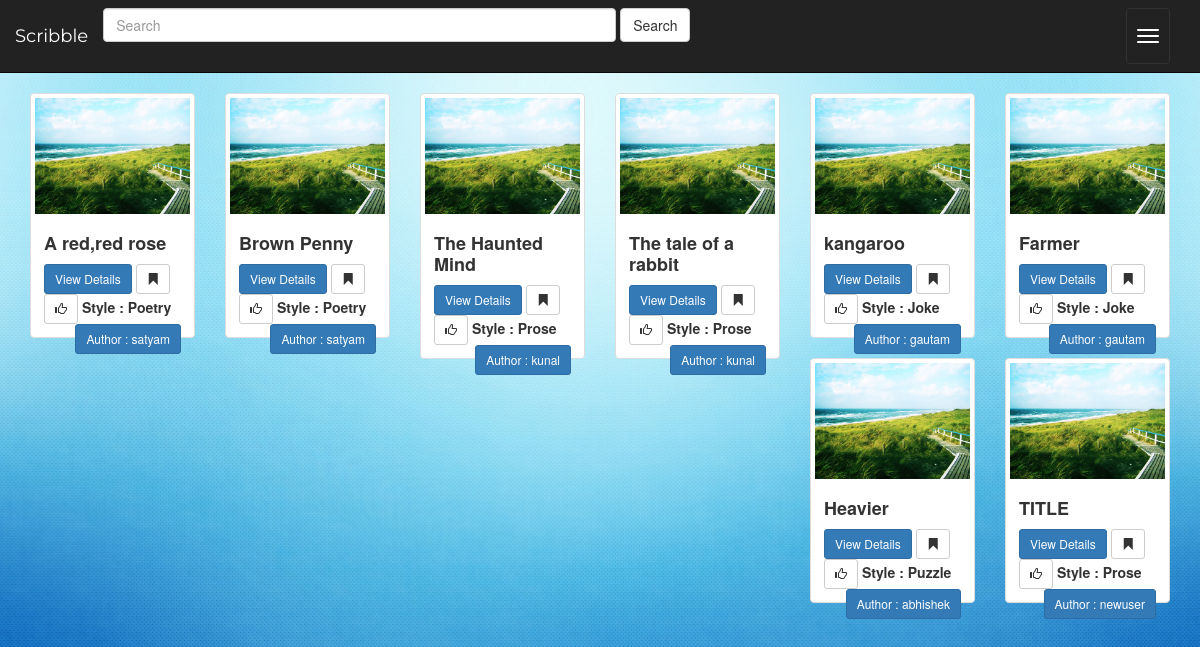
The page /entry/ (signed in) on the database its author committed.
### Entry/models.py (models this page shows, shortened)
class Entry(models.Model):
	entry_name=models.CharField(max_length=40)
	entry_description=models.CharField(max_length=5000,default='Empty')
	entry_style=models.ForeignKey(Writing_Style,on_delete=models.CASCADE)
	entry_genres=models.ManyToManyField(Genre)
	entry_writer_id=models.ForeignKey(User,on_delete=models.CASCADE)
	entry_release_date=models.DateTimeField(default=timezone.now,blank=True)

class Writing_Style(models.Model):
	writing_style=models.CharField(max_length=20)
	def __str__(self):
		return self.writing_style

### Entry/views.py (the view)
class IndexView(LoginRequiredMixin,generic.ListView):
	template_name='Entry/index.html'
	context_object_name='entry_list'
	login_url = "/entry/login/"
	redirect_field_name = "rollback"
	redirect_unauthenticated_users =True
	def get_queryset(self):
		return Entry.objects.all()

### Entry/templatetags/login_extras.py (called while the page is built)
@register.filter(name='has_group')
def has_group(user, group_name):
    group =  Group.objects.get(name=group_name)
    return True if group in user.groups.all() else False

@register.filter(name='does_exist')
def does_exist(user, user2):
    profile = None
    if Profile.objects.filter(user=user).exists():
        profile = Profile.objects.get(user=user)
    return True if profile is not None else False

### Entry/templates/Entry/index.html (shortened to what this page needs)
{% extends 'Entry/base.html' %}
{% load login_extras %}
{% load staticfiles %}
{% block body %}
      <div class="col-sm-12">
      			{% if request.user|has_group:"User" %}
	                                {% for entry in entry_list %}
	                                    <div class="col-sm-4 col-lg-2">
							                    <div class="thumbnail">
							                        <a href="{% url 'Entry:detail' entry.id %}">
							                            <img src="{% static 'Entry/images/default.jpg' %}" class="img-responsive" alt="Test">
							                        </a>
							                        <div class="caption">
							                            <h4><b>{{ entry.entry_name }}</b></h4>
							                            <a href="{% url 'Entry:detail' entry.id %}" class="btn btn-primary btn-sm" role="button">View Details</a>
							                            <form action="{% url 'Entry:bookmark' entry.id %}" method="post" style="display: inline;">
							                                <button type="submit" class="btn btn-default btn-sm">
							                                    <span class="glyphicon glyphicon-bookmark"></span>
							                                </button>
							                            </form>
							                            <a href="{% url 'Entry:like' entry.id %}" class="btn btn-default btn-sm btn-favorite" role="button">
							                                <span class="glyphicon glyphicon-thumbs-up "></span>
							                            </a>
							                            <b> Style : {{entry.entry_style}}</b>
							                            <span style="float:right;"><a href="{% url 'Entry:userdetail' entry.entry_writer_id.id %}" class="btn btn-primary btn-sm" role="button">Author : {{ entry.entry_writer_id.username }}</a> </span>
							                        </div>
							                    </div>
							                </div>
	                                {% endfor %}
	            {% endif %}
       </div>
{% endblock %}

### Entry/templates/Entry/base.html (shortened to what this page needs)
<!DOCTYPE html>
{% load login_extras %}
<html lang="en">
<head>
	{% load staticfiles %}
	<link rel="stylesheet" href="https://maxcdn.bootstrapcdn.com/bootstrap/3.3.7/css/bootstrap.min.css">
	<link rel="stylesheet" type="text/css" href="{% static 'Entry/style.css' %}"/>
</head>
<body>
    <div class="limiter">
	<nav class="navbar navbar-inverse navbar-static-top">
	<div class="container-fluid">
		<div class="navbar-header">
			<button type="button" class="navbar-toggle" data-toggle="collapse" data-target=".navHeaderCollapse">
			    <span class="icon-bar"></span>
        	    <span class="icon-bar"></span>
        	    <span class="icon-bar"></span>
			</button>
			<a class="navbar-brand" href="{%url 'Entry:index'%}">Scribble</a>
            <form class="navbar-form " role="search" method="get" action="{% url 'Entry:search-results' %}">
            <div class="form-group">
                <input type="text" class="form-control " name="search_box" value="{{request.GET.search_box}}" placeholder="Search">
            </div>
            <button type="submit" class="btn btn-default">Search</button>
            </form>
		</div>
    </nav>
{% block body %}
{% endblock %}
</div>
</body>
</html>

### Entry/static/Entry/style.css (style rules this page uses)
body { background: url('images/oldtexture.jpg') no-repeat center fixed; -webkit-background-size: cover; -moz-background-size: cover; -o-background-size: cover; background-size: cover; }
.limiter { width: 100%; margin: 0 auto; }
.navbar { border-radius:0; }
.navbar-form .form-control { display: inline-block; width: 45%; vertical-align: middle; }
.navbar-form .form-group { display: inline; vertical-align: middle; }
.navbar-toggle { padding-top: 20px; display: inline-block; padding-bottom: 20px; }
.navbar-brand { padding-top: 26px; font-family: 'Montserrat',cursive; }
.navbar-header { float: none; }
.navbar-toggle { display: block; }

### rows shown on the page
Entry: entry_name "A red,red rose", entry_style "Poetry", entry_writer_id.username "satyam"
Entry: entry_name "Brown Penny", entry_style "Poetry", entry_writer_id.username "satyam"
Entry: entry_name "The Haunted Mind", entry_style "Prose", entry_writer_id.username "kunal"
Entry: entry_name "The tale of a rabbit", entry_style "Prose", entry_writer_id.username "kunal"
Entry: entry_name "kangaroo", entry_style "Joke", entry_writer_id.username "gautam"
Entry: entry_name "Farmer", entry_style "Joke", entry_writer_id.username "gautam"
Entry: entry_name "Heavier", entry_style "Puzzle", entry_writer_id.username "abhishek"
Entry: entry_name "TITLE", entry_style "Prose", entry_writer_id.username "newuser"
